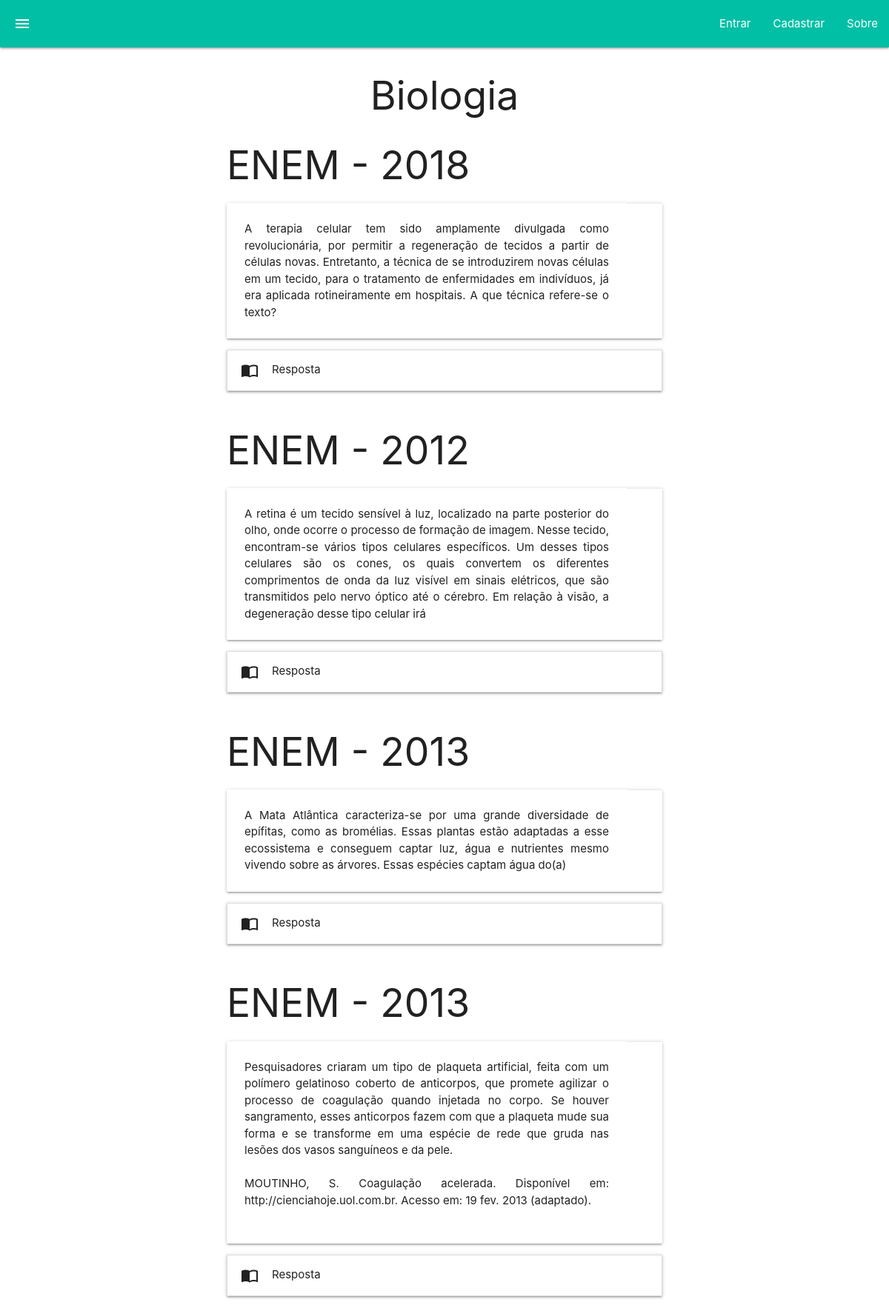
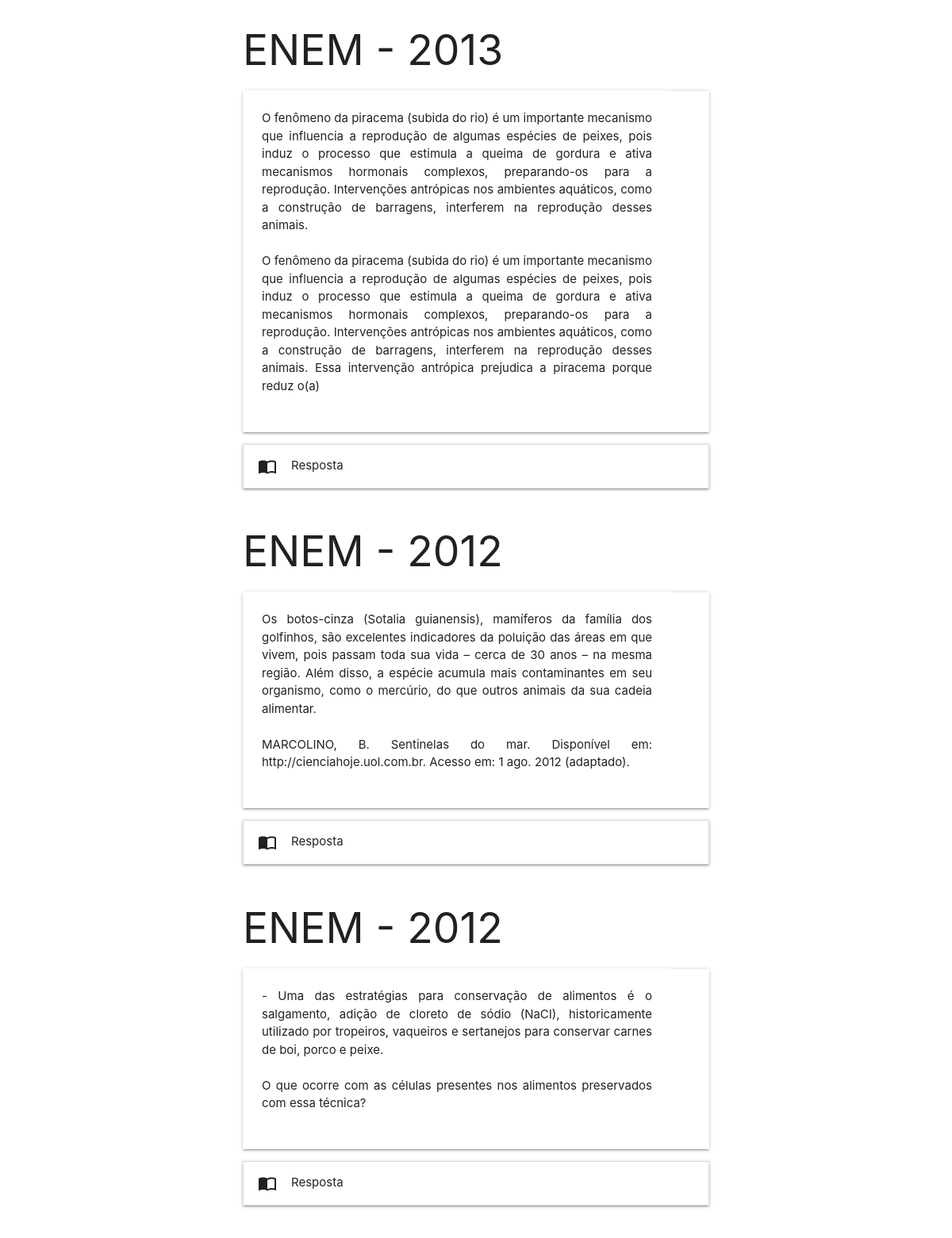
The app's page /Sistema/materialize-v1.0.0/bio.php (upper part) with its own data (2 pictures, top to bottom).
### tables this page shows
CREATE TABLE `perguntas` (
  `perg_cod` int(11) NOT NULL,
  `perg_ano` year(4) NOT NULL,
  `perg_vestibular` varchar(25) NOT NULL,
  `perg_materia` varchar(20) NOT NULL,
  `perg_conteudo` text NOT NULL,
  `perg_data` date NOT NULL,
  `perg_usuario` int(11) NOT NULL,
  `perg_alternativacorreta` varchar(2) NOT NULL
);

### Sistema/materialize-v1.0.0/src/perg_bio.php (the view, shortened to what this page needs)
<?php
		include('conexao.php');
		$query = 'select * from perguntas where perg_materia="Biologia"';
		$result= mysqli_query($conexao,$query);
		while($conteudo = mysqli_fetch_array($result)){
		$pergunta = utf8_encode($conteudo['perg_conteudo']);
		$id_pergunta = $conteudo['perg_cod'];
		$ano = $conteudo['perg_ano'];
		$vestibular = $conteudo['perg_vestibular'];
		echo '<div class="container" align="justify">
		<div id=',"{$id_pergunta}",' class="row"">
		<div class="">
		<h2>',"{$vestibular} - {$ano}",'</h2>
			<div class="card horizontal">
				<div class="card-content">
					<p>',"{$pergunta}",'</p>
				</div>
			<div class="card-action">
			</div>
			</div>
			<ul class="collapsible">
	   			 <li>
	      <div class="collapsible-header"><i class="material-icons">import_contacts</i>Resposta</div>
	      <div class="collapsible-body"><form action="src/verificaresposta.php" method="post">';
	echo '<button type="submit" class="waves-effect waves-light btn"><i class="material-icons right">arrow_forward</i>Responder</button></form></div>
	    </li>
	  </ul>
			</div>
		</div>
		</div>';
	}
?>

### Sistema/materialize-v1.0.0/bio.php (style rules this page uses)
html, body { height: 100%; margin: 0; }

### records on screen
perguntas: perg_vestibular "ENEM", perg_ano "2018", perg_conteudo "A terapia celular tem sido amplamente divulgada como revolucionária, por permitir a regeneração de tecidos a partir de células novas. Entretanto, a técnica de se introduzirem novas células em um tecido, para o tratamento de enfermidades em indivíduos, já era aplicada rotineiramente em hospitais. A que técnica refere-se o texto?"
perguntas: perg_vestibular "ENEM", perg_ano "2012", perg_conteudo "A retina é um tecido sensível à luz, localizado na parte posterior do olho, onde ocorre o processo de formação de imagem. Nesse tecido, encontram-se vários tipos celulares específicos. Um desses tipos celulares são os cones, os quais convertem os diferentes comprimentos de onda da luz visível em sinais elétricos, que são transmitidos pelo nervo óptico até o cérebro. Em relação à visão, a degeneração desse tipo celular irá"
perguntas: perg_vestibular "ENEM", perg_ano "2013", perg_conteudo "A Mata Atlântica caracteriza-se por uma grande diversidade de epífitas, como as bromélias. Essas plantas estão adaptadas a esse ecossistema e conseguem captar luz, água e nutrientes mesmo vivendo sobre as árvores. Essas espécies captam água do(a)"
perguntas: perg_vestibular "ENEM", perg_ano "2013", perg_conteudo "Pesquisadores criaram um tipo de plaqueta artificial, feita com um polímero gelatinoso coberto de anticorpos, que promete agilizar o processo de coagulação quando injetada no corpo. Se houver sangramento, esses anticorpos fazem com que a plaqueta mude sua forma e se transforme em uma espécie de rede que gruda nas lesões dos vasos sanguíneos e da pele. MOUTINHO, S. Coagulação acelerada. Disponível em: http://cienciahoje.uol.com.br. Acesso em: 19 fev. 2013 (adaptado)."
perguntas: perg_vestibular "ENEM", perg_ano "2013", perg_conteudo "O fenômeno da piracema (subida do rio) é um importante mecanismo que influencia a reprodução de algumas espécies de peixes, pois induz o processo que estimula a queima de gordura e ativa mecanismos hormonais complexos, preparando-os para a reprodução. Intervenções antrópicas nos ambientes aquáticos, como a construção de barragens, interferem na reprodução desses animais. O fenômeno da piracema (subida do rio) é um importante mecanismo que influencia a reprodução de algumas espécies de peixes, pois induz o processo que estimula a queima de gordura e ativa mecanismos hormonais complexos, preparando-os para a reprodução. Intervenções antrópicas nos ambientes aquáticos, como a construção de…"
perguntas: perg_vestibular "ENEM", perg_ano "2012", perg_conteudo "Os botos-cinza (Sotalia guianensis), mamíferos da família dos golfinhos, são excelentes indicadores da poluição das áreas em que vivem, pois passam toda sua vida – cerca de 30 anos – na mesma região. Além disso, a espécie acumula mais contaminantes em seu organismo, como o mercúrio, do que outros animais da sua cadeia alimentar. MARCOLINO, B. Sentinelas do mar. Disponível em: http://cienciahoje.uol.com.br. Acesso em: 1 ago. 2012 (adaptado)."
perguntas: perg_vestibular "ENEM", perg_ano "2012", perg_conteudo "- Uma das estratégias para conservação de alimentos é o salgamento, adição de cloreto de sódio (NaCI), historicamente utilizado por tropeiros, vaqueiros e sertanejos para conservar carnes de boi, porco e peixe. O que ocorre com as células presentes nos alimentos preservados com essa técnica?"
